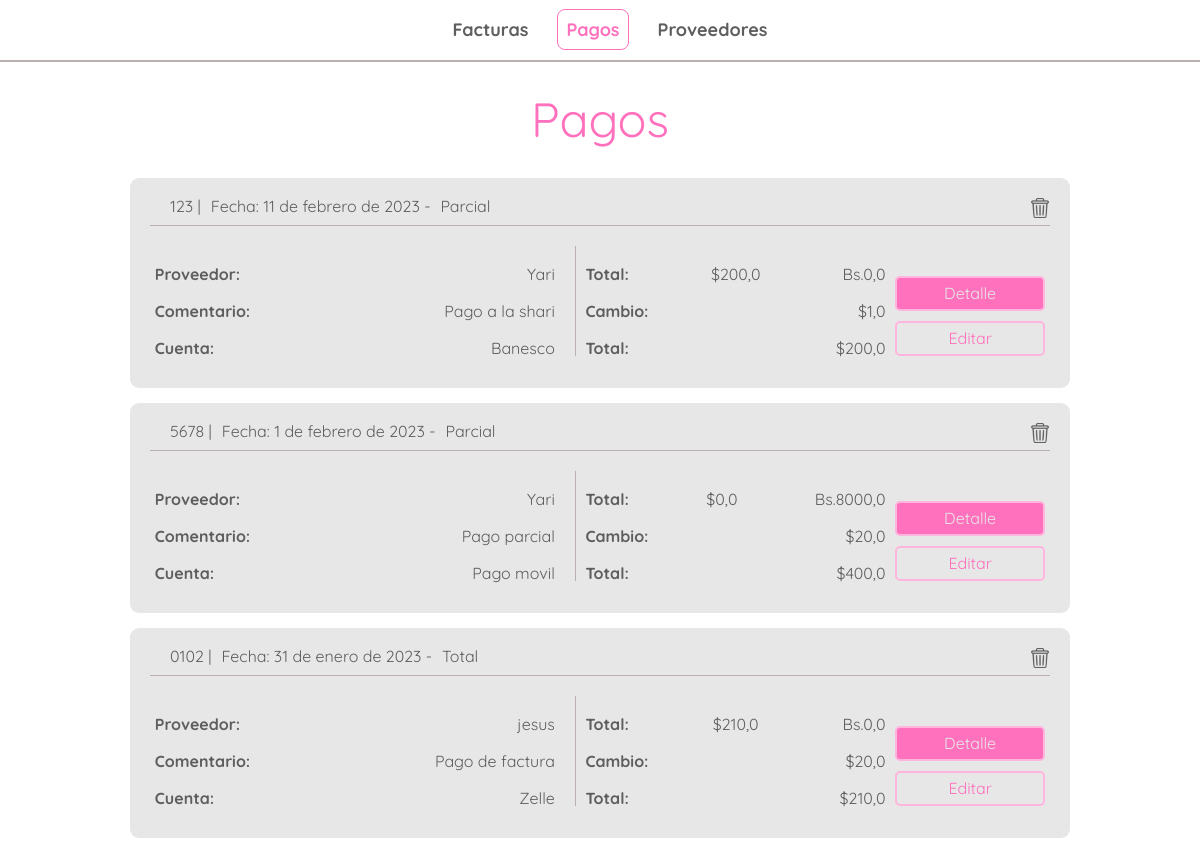
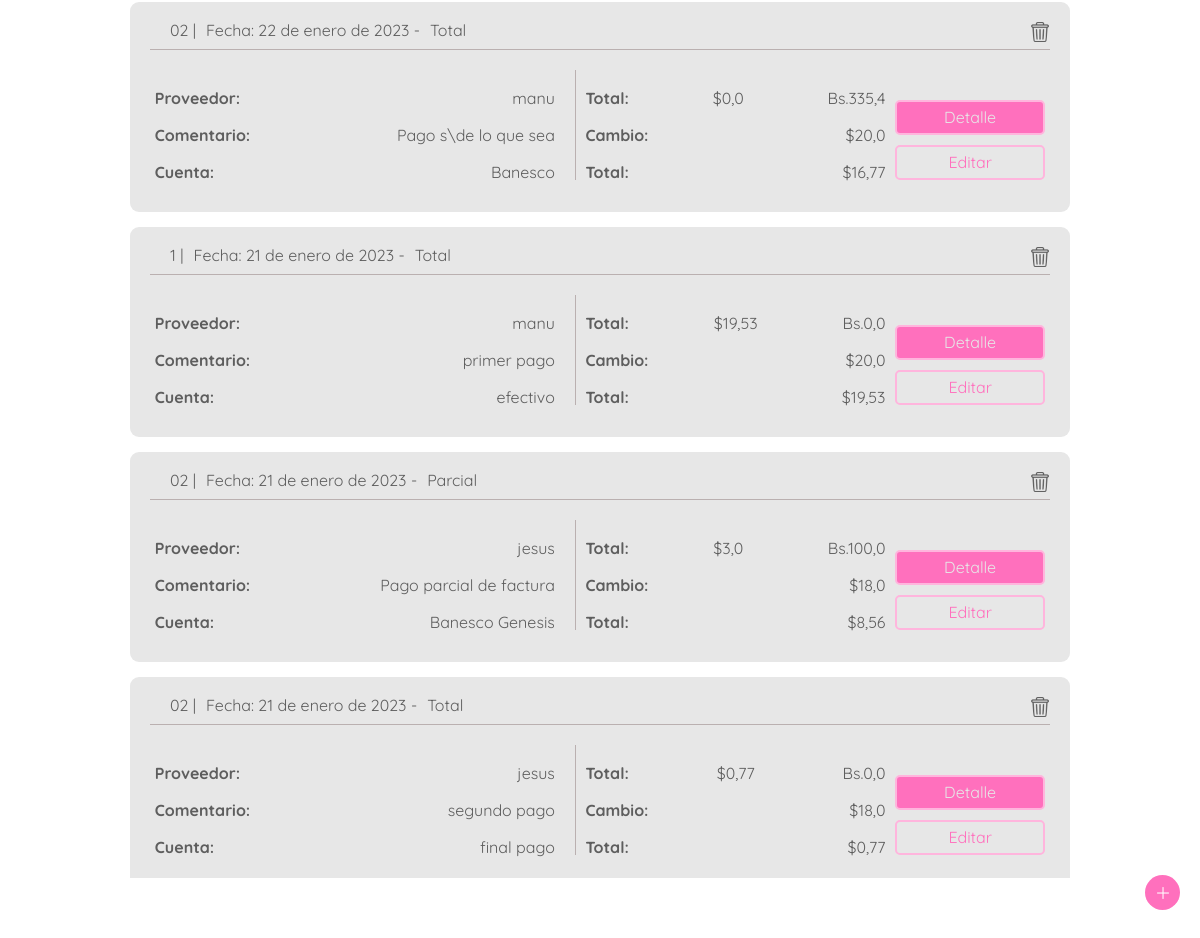
The page /payments/ on the database its author committed (2 pictures, top to bottom).
### payments/models.py (models this page shows)
class Payment(models.Model):
    id = HashidAutoField(primary_key=True)
    bill = models.ForeignKey(Bill, on_delete=models.CASCADE, null=False)
    date = models.DateField(default= django.utils.timezone.now)
    amount_bs = models.FloatField(default=0)
    amount_dollar = models.FloatField(default=0)
    exchange_rate = models.FloatField(default=0)
    account = models.CharField(max_length=50,default='')
    paid_total = models.BooleanField(default='False')
    description = models.CharField(max_length=200, default='')
    transfer_id = models.CharField(max_length=50, default='')
    total_dollar = models.FloatField(default=0)

### bills/models.py (models this page shows)
class Bill(models.Model):
    id = HashidAutoField(primary_key=True)
    bill_number = models.CharField(max_length=20,null=False)
    emission_date = models.DateField(default= django.utils.timezone.now)
    due_date = models.DateField(default= django.utils.timezone.now)
    provider = models.ForeignKey(Provider, on_delete=models.CASCADE, null=False)
    total_amount_bs = models.FloatField(default=0)
    sub_total_bs = models.FloatField(default=0)
    tax_bs = models.FloatField(default=0)
    retained_tax_bs = models.FloatField(default=0)
    amount_to_pay_bs = models.FloatField(default=0)
    exchange_rate = models.FloatField(default=0)
    total_amount_dollar = models.FloatField(default=0)
    amount_to_pay_dollar = models.FloatField(default=0)
    paid = models.BooleanField(default='False')
    note = models.CharField(max_length=200, default='')
    rest_to_pay_dollar = models.FloatField(default=0)
    overdue = models.FloatField(default=False)

### providers/models.py (models this page shows)
class Provider(models.Model):
    id = HashidAutoField(primary_key=True)
    rif = models.CharField(max_length=15)
    name = models.CharField(max_length=70)
    nickname = models.CharField(max_length= 70)
    TAXES = [
        ('0','0% tax retained'),
        ('75','75% tax retained'),
        ('100','100% tax retained'),
    ]
    taxtype = models.CharField(max_length=3, choices=TAXES)
    dollar_debt = models.FloatField(default=0)

### payments/views.py (the view)
# urls.py: path('', views.index, name='index'),
def index(request):
    request = reset_messages(request)
    payments_list = Payment.objects.all().order_by('-date')
    return render(request, 'payments/index.html',{
        'payments_list':payments_list
        })

### bills/views.py (called while the page is built)
def reset_messages(request):
    try :
        aux = request.session['message_shown']
    except KeyError:
        request.session['message_shown'] = False
        request.session['message'] = ''
    else:
        if not request.session['message_shown'] :
            request.session['message_shown'] = True
        else:
            request.session['message'] = ''
        return request

### payments/templates/payments/index.html (shortened to what this page needs)
{% extends 'bills/header.html' %}
{% block content %}
{% load static %}
<body>
<div class="bills">
    <div class="title">
        <p>Pagos</p>
    </div>
    <div class="bills-container">
        {% for payment in payments_list %}
        <div class="bill-content-p">
            <div class="bill-head">
                <div class="bill-head-left">
                    <p>{{payment.bill.bill_number}}   |</p>
                    <p>Fecha: {{payment.date}} -</p>
                    {% if payment.paid_total %}
                    <p>Total</p>
                    {% else %}
                    <p>Parcial</p>
                    {% endif %}
                </div>
                <div class="bill-head-right">
                    <figure>
                        <a href="{% url 'payments:delete_payment'  payment.id %}">
                            <img src="{% static 'bills/images/trash.png'  %}" alt="trash" class="trash">
                        </a>
                    </figure>
                </div>
            </div>
            <div class="bill-body">
                <div class="bill-body-sub-left-p">
                    <div class="bill-detail">
                        <p>Proveedor:</p>
                        <p>{{payment.bill.provider.nickname}}</p>
                    </div>
                    <div class="bill-detail">
                        <p>Comentario:</p>
                        <p>{{payment.description}}</p>
                    </div>
                    <div class="bill-detail">
                        <p>Cuenta:</p>
                        <p>{{payment.account}}</p>
                    </div>
                </div>
                <div class="bill-body-sub-p">
                    <div class="bill-detail">
                        <p>Total:</p>
                        <p>${{payment.amount_dollar}}</p>
                        <p class="amount-bs">Bs.{{payment.amount_bs}}</p>
                    </div>
                    <div class="bill-detail">
                        <p>Cambio:</p>
                        <p>${{payment.exchange_rate}}</p>
                    </div>
                    <div class="bill-detail">
                        <p>Total:</p>
                        <p>${{payment.total_dollar}}</p>
                    </div>
                </div>
                <div class="bill-body-buttons">
                    <a href="{% url 'payments:payment_detail'  payment.id %}" class="link-primary-button">Detalle</a>
                    <a href="{% url 'payments:update_payment'  payment.id %}" class="link-secondary-button">Editar</a>
                </div>
            </div>
        </div>
        {% endfor %}
    </div>
    <div class="add">
        <figure class="figure">
            <img src="{% static 'bills/images/plus.png'  %}" alt="new-bill">
        </figure>
    </div>
</div>
</body>
{% endblock %}

### bills/static/bills/css/style.css (style rules this page uses)
:root { --font-color: #5E5E5E; --primary-pink: #FFB5DD; --secondary-pink: #FF70BD; --division: #BAB0B0; --backgorund: #FFFFFF; --white: #e7e7e7; --black: #000000; --sm: 14px; --md: 16px; --lg: 18px; }
body { font-family: 'Quicksand', sans-serif; margin: 0; color: var(--font-color); background: var(--backgorund); height: 90vh; }
.bills { width: 100%; height: 90vh; display: flex; flex-direction: column; place-items: center; position: relative; margin-top: 60px; overflow: scroll; }
.bills-container { display: flex; flex-direction: column; width: 80%; height: fit-content; place-items: center; }
.bill-content, .bill-content-p { width: 900px; display: flex; flex-direction: column; height: 170px; border-radius: 9px; background: var(--white); margin-top: 15px; padding: 20px; }
.bill-head { display: flex; justify-content: space-between; border-bottom: var(--division) 1px solid; margin-bottom: 5px; padding-bottom: 5px; }
.bill-head-left { display: flex; justify-content: space-between; margin-left: 10px; }
.bill-head-left p { margin-left: 10px; }
.bill-head-right figure { margin: 0; }
.bill-head-right figure img { width: 20px; height: 20px; opacity: 60%; }
.bill-body { display: flex; justify-content: space-around; margin-top: 15px; }
.bill-body p:nth-child(1) { font-weight: bold; }
.bill-body-sub, .bill-body-sub-p, .bill-body-sub-provider, .bill-body-sub-left, .bill-body-sub-left-p, .bill-body-sub-left-provider { display: flex; flex-direction: column; justify-content: space-between; width: 300px; }
.bill-body-sub-left, .bill-body-sub-left-p, .bill-body-sub-left-provider { border-right: var(--division) 1px solid; padding-right: 20px; }
.bill-body-sub-left-p { width: 400px; }
.bill-detail { display: flex; justify-content: space-between; margin-top: 20px; }
.bill-body-buttons { display: flex; flex-direction: column; justify-content: space-around; margin-top: 20px; width: 150px; }
.bill-body-buttons a, .form-calc div a, .form-data-payment div a { display: block; box-sizing: border-box; height: 35px; text-align: center; padding-top: 7px; margin-top: 10px; border-radius: 5px; border: var(--primary-pink) 2px solid; text-decoration: none; }
.link-primary-button { background: var(--secondary-pink); color: var(--white); font-size: var(--md); border: var(--secondary-pink) 1px solid; }
.link-secondary-button { background: var(--white); color: var(--secondary-pink); }
.add { position: fixed; right: 45px; bottom: 5vh; }
.figure { width: 35px; height: 35px; border-radius: 50%; background: var(--secondary-pink); display: grid; place-items: center; position: fixed; right: 20px; bottom: 5vh; }
.add figure img { width: 12px; height: auto; opacity: 100%; }
.title { width: 100%; height: 50px; display: grid; place-items: center; margin-bottom: 20px; margin-top: 20px; padding-top: 15px; }
.title p { color: var(--secondary-pink); font-size: 48px; }

### rows shown on the page
Payment: bill.bill_number "123", date "11 de febrero de 2023", paid_total "Parcial", bill.provider.nickname "Yari", description "Pago a la shari", account "Banesco", amount_dollar "200,0", amount_bs "0,0", exchange_rate "1,0", total_dollar "200,0"
Payment: bill.bill_number "5678", date "1 de febrero de 2023", paid_total "Parcial", bill.provider.nickname "Yari", description "Pago parcial", account "Pago movil", amount_dollar "0,0", amount_bs "8000,0", exchange_rate "20,0", total_dollar "400,0"
Payment: bill.bill_number "0102", date "31 de enero de 2023", paid_total "Total", bill.provider.nickname "jesus", description "Pago de factura", account "Zelle", amount_dollar "210,0", amount_bs "0,0", exchange_rate "20,0", total_dollar "210,0"
Payment: bill.bill_number "02", date "22 de enero de 2023", paid_total "Total", bill.provider.nickname "manu", description "Pago s\\de lo que sea", account "Banesco", amount_dollar "0,0", amount_bs "335,4", exchange_rate "20,0", total_dollar "16,77"
Payment: bill.bill_number "1", date "21 de enero de 2023", paid_total "Total", bill.provider.nickname "manu", description "primer pago", account "efectivo", amount_dollar "19,53", amount_bs "0,0", exchange_rate "20,0", total_dollar "19,53"
Payment: bill.bill_number "02", date "21 de enero de 2023", paid_total "Parcial", bill.provider.nickname "jesus", description "Pago parcial de factura", account "Banesco Genesis", amount_dollar "3,0", amount_bs "100,0", exchange_rate "18,0", total_dollar "8,56"
Payment: bill.bill_number "02", date "21 de enero de 2023", paid_total "Total", bill.provider.nickname "jesus", description "segundo pago", account "final pago", amount_dollar "0,77", amount_bs "0,0", exchange_rate "18,0", total_dollar "0,77"
